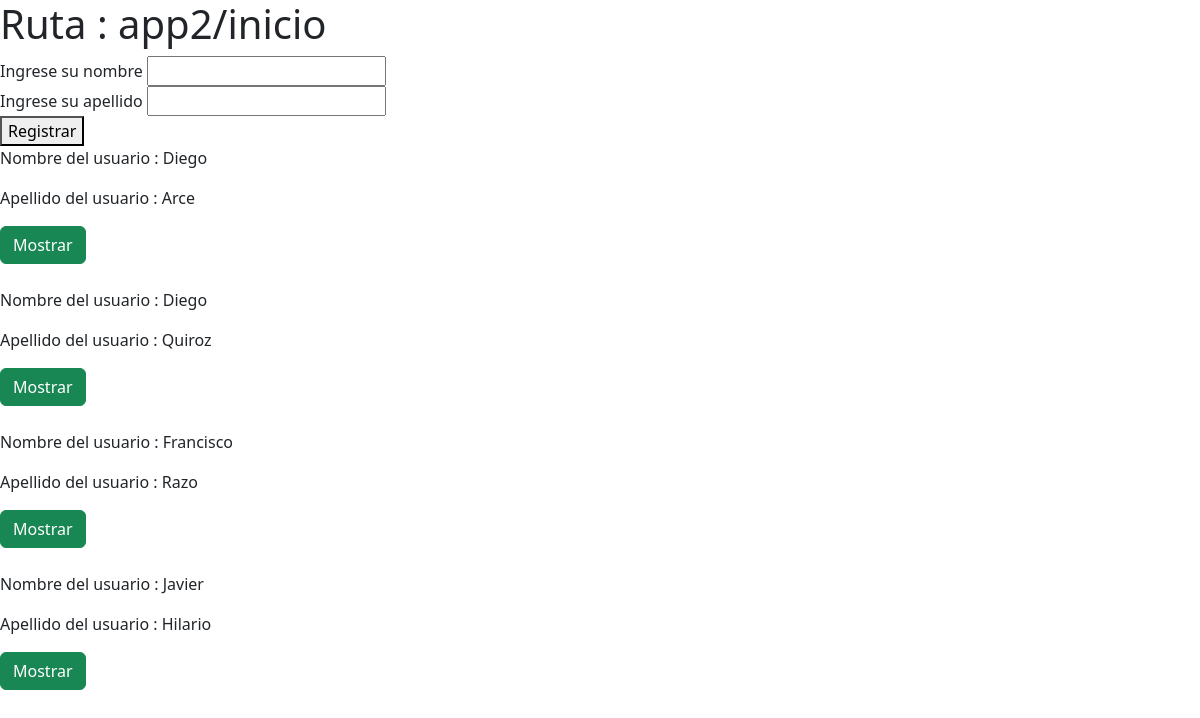
Page /app2/inicio on the committed database.
### app2/models.py (models this page shows)
class estudianteInfo(models.Model):
    nombreEstudiante = models.CharField(max_length=32, blank=True, null=True)
    apellidoEstudiante = models.CharField(max_length=32, blank=True, null=True)

### app2/views.py (the view)
# urls.py: path('inicio',views.inicio,name='inicio'),
def inicio(request):
    return render(request,'inicio.html',{
        'lista_usuarios':estudianteInfo.objects.all()
    })

### app2/templates/inicio.html (shortened to what this page needs)
<!DOCTYPE html>
<html>
    <head>
        <link href="https://cdn.jsdelivr.net/npm/bootstrap@5.3.0/dist/css/bootstrap.min.css" rel="stylesheet">
        <link rel="stylesheet" href="https://cdnjs.cloudflare.com/ajax/libs/font-awesome/6.3.0/css/all.min.css" />
    </head>
    <body>
        <h1>Ruta : app2/inicio</h1>
        <form method="post" action="{% url 'app2:ingresoUsuario' %}">
            <div>
                <label>Ingrese su nombre</label>
                <input type="text" name="nombreUsuario">
            </div>
            <div>
                <label>Ingrese su apellido</label>
                <input type="text" name="apellidoUsuario">
            </div>
            <div>
                <button type="submit">Registrar</button>
            </div>
        </form>
        {% for informacionUsuario in lista_usuarios %}
            <div>
                <p>Nombre del usuario : {{ informacionUsuario.nombreEstudiante }}</p>
                <p>Apellido del usuario : {{ informacionUsuario.apellidoEstudiante }}</p>
                <a class="btn btn-success" href="{% url 'app2:mostrarDatos' informacionUsuario.id %}">Mostrar</a>
            </div>
            <br>
        {% endfor %}
    </body>
</html>

### rows in the picture
estudianteInfo: nombreEstudiante "Diego", apellidoEstudiante "Arce"
estudianteInfo: nombreEstudiante "Diego", apellidoEstudiante "Quiroz"
estudianteInfo: nombreEstudiante "Francisco", apellidoEstudiante "Razo"
estudianteInfo: nombreEstudiante "Javier", apellidoEstudiante "Hilario"
